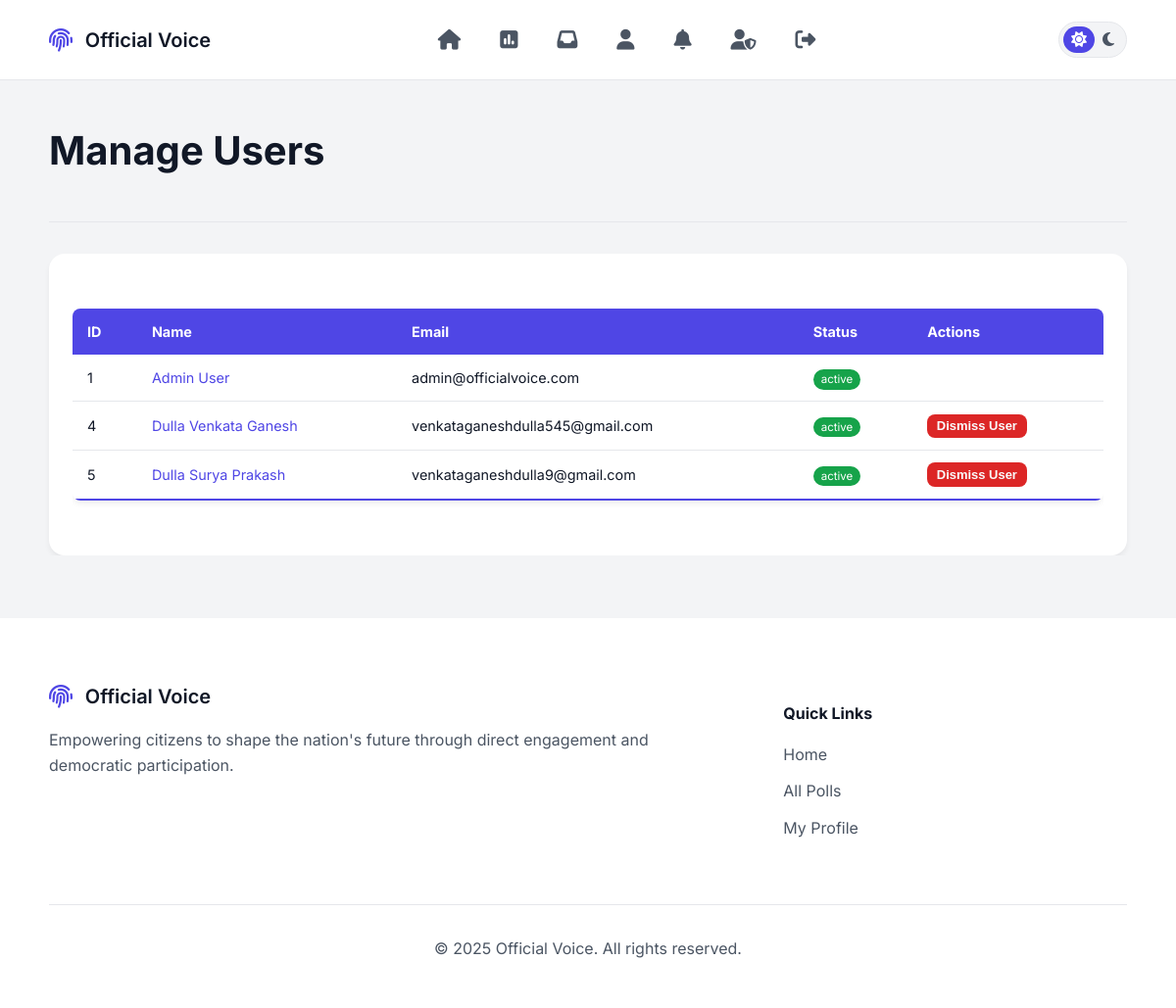
The app's page /admin/users (signed in) with its own data.
### app.py (models this page shows, shortened)
class User(db.Model):
    id = db.Column(db.Integer, primary_key=True)
    first_name = db.Column(db.String(100), nullable=False)
    last_name = db.Column(db.String(100), nullable=False)
    email = db.Column(db.String(120), unique=True, nullable=False)
    voter_id = db.Column(db.String(50), unique=True, nullable=False)
    password_hash = db.Column(db.String(256))
    is_admin = db.Column(db.Boolean, default=False)
    status = db.Column(db.String(20), default='active', nullable=False)
    date_joined = db.Column(db.DateTime, default=lambda: datetime.now(timezone.utc))
    points = db.Column(db.Integer, default=0, nullable=False)
    bio = db.Column(db.Text, nullable=True)
    profile_image_url = db.Column(db.String(255), nullable=True, default=None)
    deletion_date = db.Column(db.DateTime, nullable=True)
    polls = db.relationship('Poll', backref='author', lazy='dynamic', cascade="all, delete-orphan")
    notifications_received = db.relationship('Notification', backref='recipient', lazy='dynamic', foreign_keys='Notification.recipient_id', cascade="all, delete-orphan")
    followed = db.relationship('User', secondary=followers, primaryjoin=(followers.c.follower_id == id), secondaryjoin=(followers.c.followed_id == id), backref=db.backref('followers', lazy='dynamic'), lazy='dynamic')

### app.py (the view)
@app.route('/admin/users')
@admin_required
def manage_users():
    users=User.query.order_by(User.id).all()
    return render_template('admin/manage_users.html', users=users)

### app.py (called while the page is built)
@app.before_request
def load_logged_in_user():
    user_id = session.get('user_id')
    g.user = db.session.get(User, user_id) if user_id else None
    if g.user and g.user.status != 'active':
        if request.endpoint not in ['login', 'logout', 'static']:
            session.clear()
            g.user = None

@app.context_processor
def inject_globals():
    unread_notifications_count = 0
    if g.user and g.user.status == 'active':
        unread_notifications_count = Notification.query.filter_by(recipient_id=g.user.id, is_read=False).count()
    return {'user': g.user, 'year': datetime.now(timezone.utc).year, 'unread_notifications_count': unread_notifications_count, 'online_users_list': list(online_users.keys())}

def admin_required(f):
    @wraps(f)
    def decorated_function(*args, **kwargs):
        if not g.user or not g.user.is_admin: flash("You do not have permission for this.", "danger"); return redirect(url_for('home'))
        return f(*args, **kwargs)
    return decorated_function

### templates/admin/manage_users.html (shortened to what this page needs)
{% extends 'base.html' %}
{% block content %}
<div class="container page-header"><h1>Manage Users</h1></div>
<div class="container"><div class="card" style="padding: 1.5rem;"><div style="overflow-x:auto;">
    <table class="content-table">
        <thead><tr><th>ID</th><th>Name</th><th>Email</th><th>Status</th><th>Actions</th></tr></thead>
        <tbody>
        {% for u in users %}
        <tr>
            <td>{{ u.id }}</td>
            <td><a href="{{ url_for('public_profile', voter_id=u.voter_id) }}">{{ u.first_name }} {{ u.last_name }}</a></td>
            <td>{{ u.email }}</td>
            <td><span style="background: {{'#dc2626' if u.status != 'active' else '#16a34a'}}; color:white; padding: 0.2rem 0.5rem; border-radius:99px; font-size:0.8em; white-space:nowrap;">{{ u.status }}</span></td>
            <td>
                {% if not u.is_admin and u.id != g.user.id %}
                <form method="POST" action="{{ url_for('delete_user', user_id=u.id) }}" onsubmit="return confirm('Are you sure you want to PERMANENTLY dismiss this user?');">
                    <button type="submit" class="btn btn-danger" style="padding: 0.3rem 0.6rem; font-size:0.9em;">Dismiss User</button>
                </form>
                {% endif %}
            </td>
        </tr>
        {% endfor %}
        </tbody>
    </table>
</div></div></div>
{% endblock %}

### static/css/style.css (style rules this page uses)
:root { --primary:#4f46e5;--secondary:#1f2937;--accent-red:#dc2626;--accent-yellow:#f59e0b;--bg-main:#f3f4f6;--bg-card:#fff;--text-main:#111827;--text-light:#f9fafb;--text-gray:#4b5563;--border-color:#e5e7eb;--shadow-md:0 4px 6px -1px #00000012 }
body { font-family:'Inter',-apple-system,sans-serif;margin:0;background-color:var(--bg-main);color:var(--text-main);line-height:1.6;font-size:16px;-webkit-font-smoothing:antialiased }
h1,h2,h3 { font-weight:700;color:var(--text-main);margin:0 0 1rem 0;line-height:1.2 }
h1 { font-size:2.5rem }
a { color:var(--primary);text-decoration:none;transition:color .2s }
.container { max-width:1100px;margin:0 auto;padding:0 1rem }
@media (min-width:768px) { .container { padding:0 1.5rem } }
.page-header { display:flex;flex-direction:column;justify-content:space-between;align-items:flex-start;text-align:left;padding:3rem 0 2rem;border-bottom:1px solid var(--border-color);margin-bottom:2rem;gap:1rem }
@media (min-width:768px) { .page-header { flex-direction:row;align-items:center } }
.card { background:var(--bg-card);padding:1.5rem;border-radius:1rem;box-shadow:var(--shadow-md) }
@media (min-width:768px) { .card { padding:2.5rem } }
.btn { display:inline-block;width:auto;text-align:center;background:var(--primary);color:var(--text-light);padding:.75rem 1.5rem;border-radius:8px;border:none;font-size:1rem;font-weight:600;cursor:pointer;transition:transform .2s,box-shadow .2s }
.btn-danger { background:var(--accent-red) }
.content-table { width:100%;border-collapse:collapse;margin:2rem 0;font-size:.9em;border-radius:8px;overflow:hidden;box-shadow:var(--shadow-md) }
.content-table thead tr { background-color:var(--primary);color:#fff;text-align:left;font-weight:700 }
.content-table th,.content-table td { padding:12px 15px }
.content-table tbody tr { border-bottom:1px solid var(--border-color);background-color:var(--bg-card) }
.content-table tbody tr:last-of-type { border-bottom:2px solid var(--primary) }

### records on screen
User: id "1", first_name "Admin", last_name "User", email "admin@officialvoice.com", status "active"
User: id "4", first_name "Dulla", last_name "Venkata Ganesh", email "venkataganeshdulla545@gmail.com", status "active"
User: id "5", first_name "Dulla", last_name "Surya Prakash", email "venkataganeshdulla9@gmail.com", status "active"
